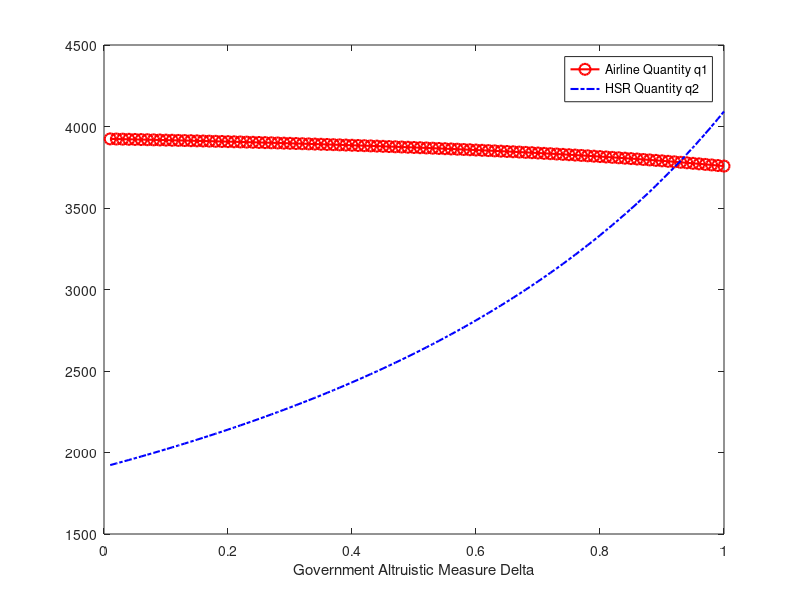
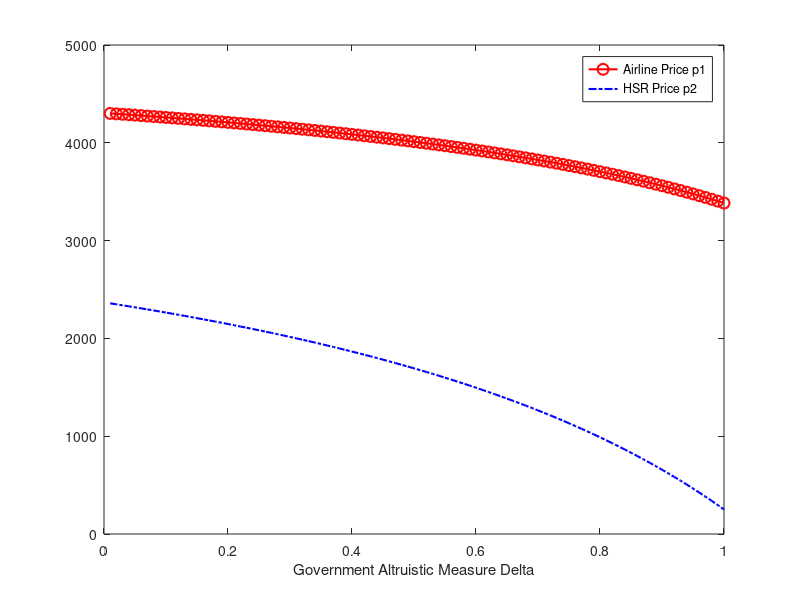
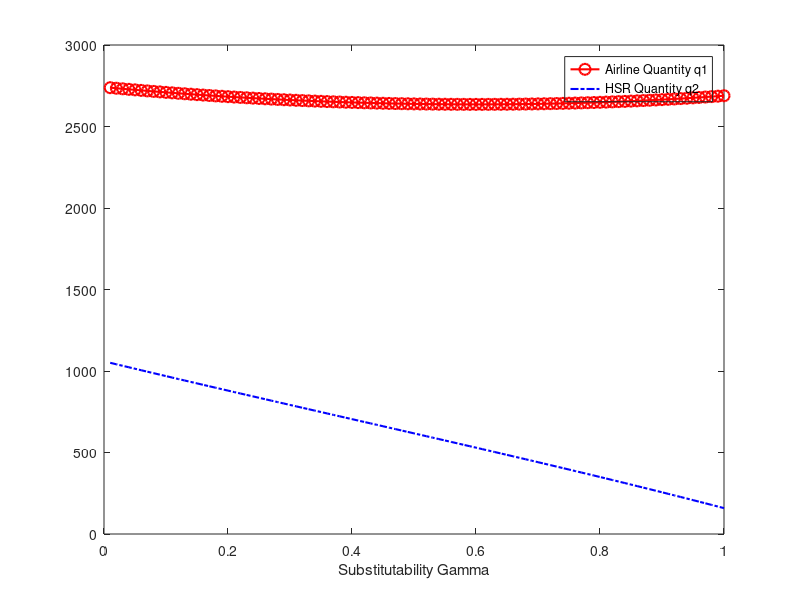
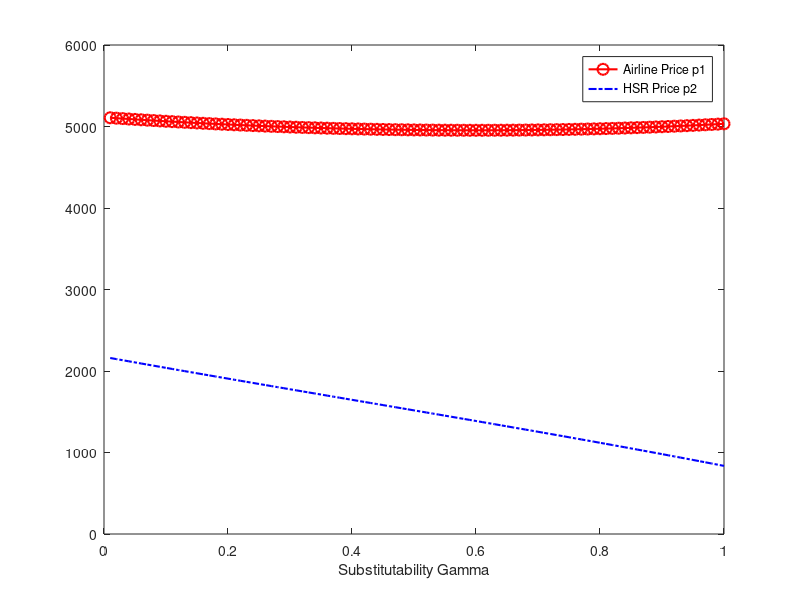

These figures' MATLAB source, in order:
%1=Airline 
%2=HSR
clc;
clear all;
close all;
Gam = 0.01:0.01:1;     %Substitutability factor between HSR & Airline
Del = 0.01*(1:1:100);  %Government altruistic measure
C(1) = 1000; %rupees spent per airline passenger
C(2) = 600;  %rupees spent per HSR passenger
v(1) = 300; %value of travel time
v(2) = 150; %value of access time
v(3) = 50; %value of waiting time
tatr = 1+(0.01:0.01:1)*2; %airline travel time
taac = 0.02*(1:1:100);  %airline access time*
tawt = 0.01*(1:1:100);  %airline waiting time*
thtr = 1+(1:1:100)*0.09;  %HSR travel time*
thac = 0.01*(1:1:100);  %HSR access time*
thwt = 0.005*(1:1:100); %HSR waiting time

Alp1 = 5000+(1:1:100)*100; %highest willingness to pay for an airline seat
Alp2 = 3000+(1:1:100)*50;  %highest willingness to pay for a HSR seat
Bet1 = 1+(0.01:0.01:1);    %demand sensitivity for airline*
Bet2 = 1+(0.01:0.01:1);    %demand sensitivity for HSR*

width = 3;
height = 3;
alw = 0.75;
fsz = 11;
lw = 1.5;
msz = 8;

for i=1:1:100
   X = C(1)+v(1)*tatr(50)+v(2)*taac(50)+v(3)*tawt(50);
   Y = C(2)+v(1)*thtr(50)+v(2)*thac(50)+v(3)*thwt(50);
   Z(i) = 2*Bet1(1)*Bet2(1)*(2-Del(i));
   q1(i) = max(((Gam(50)*Y - X*Bet2(1)*(2-Del(i)) + Alp1(50)*Bet2(1)*(2-Del(i)) - Gam(50)*Alp2(50))/(Z(i) - (Gam(50)^2))),0);
   q2(i) = max(((2*Bet1(1)*Alp2(100) - 2*Bet1(1)*Y + X*Gam(50) - Alp1(50)*Gam(50))/(Z(i) - (Gam(50)^2))),0);
   p1(i) = max(Alp1(50)-Bet1(1)*q1(i)-Gam(50)*q2(i)-X+C(1),0);
   p2(i) = max(Alp2(100)-Bet2(1)*q2(i)-Gam(50)*q1(i)-Y+C(2),0);
end

figure('Name','Quantities vs Government Altruistic Measure','NumberTitle','off');
set(gca,'FontSize',fsz,'LineWidth',alw);
plot(Del,q1,'-ro','LineWidth',lw,'MarkerSize',msz); 
hold on;
xlabel('Government Altruistic Measure Delta');
plot(Del,q2,'-.b','LineWidth',lw,'MarkerSize',msz);
h=legend('Airline Quantity q1','HSR Quantity q2','Location', 'NorthEast');
set(h,'Interpreter','none');
set(h, 'Color', 'none');

figure('Name','Prices vs Government Altruistic Measure','NumberTitle','off');
set(gca,'FontSize',fsz,'LineWidth',alw);
plot(Del,p1,'-ro','LineWidth',lw,'MarkerSize',msz);
hold on;
xlabel('Government Altruistic Measure Delta');
plot(Del,p2,'-.b','LineWidth',lw,'MarkerSize',msz);
h=legend('Airline Price p1','HSR Price p2','Location', 'NorthEast');
set(h,'Interpreter','none');
set(h, 'Color', 'none');

for i=1:1:100
   X = C(1)+v(1)*tatr(50)+v(2)*taac(50)+v(3)*tawt(50);
   Y = C(2)+v(1)*thtr(50)+v(2)*thac(50)+v(3)*thwt(50);
   Z = 2*Bet1(50)*Bet2(50)*(2-Del(1));
   q1(i) = max(((Gam(i)*Y - X*Bet2(50)*(2-Del(1)) + Alp1(50)*Bet2(50)*(2-Del(1)) - Gam(i)*Alp2(50))/(Z - Gam(i)^2)),0);
   q2(i) = max((2*Bet1(50)*Alp2(50) - 2*Bet1(50)*Y + X*Gam(i) - Alp1(50)*Gam(i))/(Z - Gam(i)^2),0);
   p1(i) = max(Alp1(50)-Bet1(50)*q1(i)-Gam(i)*q2(i)-X+C(1),0);
   p2(i) = max(Alp2(50)-Bet2(50)*q2(i)-Gam(i)*q1(i)-Y+C(2),0);
end

figure('Name','Quantities vs Substitutability','NumberTitle','off');
set(gca,'FontSize',fsz,'LineWidth',alw);
plot(Gam,q1,'-ro','LineWidth',lw,'MarkerSize',msz);
hold on;
plot(Gam,q2,'-.b','LineWidth',lw,'MarkerSize',msz);
xlabel('Substitutability Gamma');
h=legend('Airline Quantity q1','HSR Quantity q2','Location', 'NorthEast');
set(h,'Interpreter','none');
set(h, 'Color', 'none');

figure('Name','Prices vs Substitutability','NumberTitle','off');
set(gca,'FontSize',fsz,'LineWidth',alw);
plot(Gam,p1,'-ro','LineWidth',lw,'MarkerSize',msz);
hold on;
xlabel('Substitutability Gamma');
plot(Gam,p2,'-.b','LineWidth',lw,'MarkerSize',msz);
h=legend('Airline Price p1','HSR Price p2','Location', 'NorthEast');
set(h,'Interpreter','none');
set(h, 'Color', 'none');

for i=1:1:100
   X(i) = C(1)+v(1)*tatr(50)+v(2)*taac(i)+v(3)*tawt(50);
   Y = C(2)+v(1)*thtr(50)+v(2)*thac(50)+v(3)*thwt(50);
   Z = 2*Bet1(50)*Bet2(50)*(2-Del(50));
   q1(i) = max(((Gam(50)*Y - X(i)*Bet2(50)*(2-Del(50)) + Alp1(50)*Bet2(50)*(2-Del(50)) - Gam(50)*Alp2(50))/(Z - Gam(50)^2)),0);
   q2(i) = max((2*Bet1(50)*Alp2(50) - 2*Bet1(50)*Y + X(i)*Gam(50) - Alp1(50)*Gam(50))/(Z - Gam(50)^2),0);
   p1(i) = max(Alp1(50)-Bet1(50)*q1(i)-Gam(50)*q2(i)-X(i)+C(1),0);
   p2(i) = max(Alp2(50)-Bet2(50)*q2(i)-Gam(50)*q1(i)-Y+C(2),0);
end

figure('Name','Quantities vs Airport Access Time','NumberTitle','off');
set(gca,'FontSize',fsz,'LineWidth',alw);
plot(taac,q1,'-ro','LineWidth',lw,'MarkerSize',msz);
hold on;
plot(taac,q2,'-.b','LineWidth',lw,'MarkerSize',msz);
xlabel('Airport Access Time');
h=legend('Airline Quantity q1','HSR Quantity q2','Location', 'NorthEast');
set(h,'Interpreter','none');
set(h, 'Color', 'none');

figure('Name','Prices vs Airport Access Time','NumberTitle','off');
set(gca,'FontSize',fsz,'LineWidth',alw);
plot(taac,p1,'-ro','LineWidth',lw,'MarkerSize',msz);
hold on;
plot(taac,p2,'-.b','LineWidth',lw,'MarkerSize',msz);
xlabel('Airport Access Time');
h=legend('Airline Price p1','HSR Price p2','Location', 'NorthEast');
set(h,'Interpreter','none');
set(h, 'Color', 'none');

for i=1:1:100
   X(i) = C(1)+v(1)*tatr(50)+v(2)*taac(50)+v(3)*tawt(i);
   Y = C(2)+v(1)*thtr(50)+v(2)*thac(50)+v(3)*thwt(50);
   Z = 2*Bet1(50)*Bet2(50)*(2-Del(50));
   q1(i) = max(((Gam(50)*Y - X(i)*Bet2(50)*(2-Del(50)) + Alp1(50)*Bet2(50)*(2-Del(50)) - Gam(50)*Alp2(50))/(Z - Gam(50)^2)),0);
   q2(i) = max((2*Bet1(50)*Alp2(50) - 2*Bet1(50)*Y + X(i)*Gam(50) - Alp1(50)*Gam(50))/(Z - Gam(50)^2),0);
   p1(i) = max(Alp1(50)-Bet1(50)*q1(i)-Gam(50)*q2(i)-X(i)+C(1),0);
   p2(i) = max(Alp2(50)-Bet2(50)*q2(i)-Gam(50)*q1(i)-Y+C(2),0);
end

figure('Name','Quantities vs Airport Waiting Time','NumberTitle','off');
set(gca,'FontSize',fsz,'LineWidth',alw);
plot(tawt,q1,'-ro','LineWidth',lw,'MarkerSize',msz);
hold on;
plot(tawt,q2,'-.b','LineWidth',lw,'MarkerSize',msz);
xlabel('Airport Waiting Time');
h=legend('Airline Quantity q1','HSR Quantity q2','Location', 'NorthEast');
set(h,'Interpreter','none');
set(h, 'Color', 'none');

figure('Name','Prices vs Airport Waiting Time','NumberTitle','off');
set(gca,'FontSize',fsz,'LineWidth',alw);
plot(tawt,p1,'-ro','LineWidth',lw,'MarkerSize',msz);
hold on;
plot(tawt,p2,'-.b','LineWidth',lw,'MarkerSize',msz);
xlabel('Airport Waiting Time');
h=legend('Airline Price p1','HSR Price p2','Location', 'NorthEast');
set(h,'Interpreter','none');
set(h, 'Color', 'none');

for i=1:1:100
   X = C(1)+v(1)*tatr(50)+v(2)*taac(50)+v(3)*tawt(50);
   Y(i) = C(2)+v(1)*thtr(i)+v(2)*thac(50)+v(3)*thwt(50);
   Z = 2*Bet1(50)*Bet2(50)*(2-Del(50));
   q1(i) = max(((Gam(50)*Y(i) - X*Bet2(50)*(2-Del(50)) + Alp1(50)*Bet2(50)*(2-Del(50)) - Gam(50)*Alp2(50))/(Z - Gam(50)^2)),0);
   q2(i) = max((2*Bet1(50)*Alp2(50) - 2*Bet1(50)*Y(i) + X*Gam(50) - Alp1(50)*Gam(50))/(Z - Gam(50)^2),0);
   p1(i) = max(Alp1(50)-Bet1(50)*q1(i)-Gam(50)*q2(i)-X+C(1),0);
   p2(i) = max(Alp2(50)-Bet2(50)*q2(i)-Gam(50)*q1(i)-Y(i)+C(2),0);
end

figure('Name','Quantities vs HSR Distance Travelled (HSR Speed = 200 kmph)','NumberTitle','off');
set(gca,'FontSize',fsz,'LineWidth',alw);
plot(thtr*100,q1,'-ro','LineWidth',lw,'MarkerSize',msz);
hold on;
plot(thtr*200,q2,'-.b','LineWidth',lw,'MarkerSize',msz);
xlabel('HSR Distance Travelled (HSR Speed = 200 kmph)');
h=legend('Airline Quantity q1','HSR Quantity q2','Location', 'NorthEast');
set(h,'Interpreter','none');
set(h, 'Color', 'none');

figure('Name','Quantities vs HSR Distance Travelled (HSR Speed = 300 kmph)','NumberTitle','off');
set(gca,'FontSize',fsz,'LineWidth',alw);
plot(thtr*300,q1,'-ro','LineWidth',lw,'MarkerSize',msz);
hold on;
plot(thtr*300,q2,'-.b','LineWidth',lw,'MarkerSize',msz);
xlabel('HSR Distance Travelled (HSR Speed = 300 kmph)');
h=legend('Airline Quantity q1','HSR Quantity q2','Location', 'NorthEast');
set(h,'Interpreter','none');
set(h, 'Color', 'none');

figure('Name','Prices vs HSR Distance Travelled (HSR Speed = 200 kmph)','NumberTitle','off');
set(gca,'FontSize',fsz,'LineWidth',alw);
plot(thtr*200,p1,'-ro','LineWidth',lw,'MarkerSize',msz);
hold on;
plot(thtr*200,p2,'-.b','LineWidth',lw,'MarkerSize',msz);
xlabel('HSR Distance Travelled (HSR Speed = 200 kmph)');
h=legend('Airline Price p1','HSR Price p2','Location', 'NorthEast');
set(h,'Interpreter','none');
set(h, 'Color', 'none');

figure('Name','Prices vs HSR Distance Travelled (HSR Speed = 300 kmph)','NumberTitle','off');
set(gca,'FontSize',fsz,'LineWidth',alw);
plot(thtr*300,p1,'-ro','LineWidth',lw,'MarkerSize',msz);
hold on;
plot(thtr*300,p2,'-.b','LineWidth',lw,'MarkerSize',msz);
xlabel('HSR Distance Travelled (HSR Speed = 300 kmph)');
h=legend('Airline Price p1','HSR Price p2','Location', 'NorthEast');
set(h,'Interpreter','none');
set(h, 'Color', 'none');

for i=1:1:100
   X = C(1)+v(1)*tatr(50)+v(2)*taac(50)+v(3)*tawt(50);
   Y(i) = C(2)+v(1)*thtr(50)+v(2)*thac(i)+v(3)*thwt(50);
   Z = 2*Bet1(50)*Bet2(50)*(2-Del(1));
   q1(i) = max(((Gam(50)*Y(i) - X*Bet2(50)*(2-Del(1)) + Alp1(50)*Bet2(50)*(2-Del(1)) - Gam(50)*Alp2(50))/(Z - Gam(50)^2)),0);
   q2(i) = max((2*Bet1(50)*Alp2(50) - 2*Bet1(50)*Y(i) + X*Gam(50) - Alp1(50)*Gam(50))/(Z - Gam(50)^2),0);
   p1(i) = max(Alp1(50)-Bet1(50)*q1(i)-Gam(50)*q2(i)-X+C(1),0);
   p2(i) = max(Alp2(50)-Bet2(50)*q2(i)-Gam(50)*q1(i)-Y(i)+C(2),0);
end

figure('Name','Quantities vs HSR access Time','NumberTitle','off');
set(gca,'FontSize',fsz,'LineWidth',alw);
plot(thac,q1,'-ro','LineWidth',lw,'MarkerSize',msz);
hold on;
plot(thac,q2,'-.b','LineWidth',lw,'MarkerSize',msz);
xlabel('HSR Access Time');
h=legend('Airline Quantity q1','HSR Quantity q2','Location', 'NorthEast');
set(h,'Interpreter','none');
set(h, 'Color', 'none');

figure('Name','Prices vs HSR Access Time','NumberTitle','off');
set(gca,'FontSize',fsz,'LineWidth',alw);
plot(thac,p1,'-ro','LineWidth',lw,'MarkerSize',msz);
hold on;
plot(thac,p2,'-.b','LineWidth',lw,'MarkerSize',msz);
xlabel('HSR Access Time');
h=legend('Airline Price p1','HSR Price p2','Location', 'NorthEast');
set(h,'Interpreter','none');
set(h, 'Color', 'none');

for i=1:1:100
   X = C(1)+v(1)*tatr(50)+v(2)*taac(50)+v(3)*tawt(50);
   Y = C(2)+v(1)*thtr(50)+v(2)*thac(50)+v(3)*thwt(50);
   Z = 2*Bet1(50)*Bet2(50)*(2-Del(50));
   q1(i) = max(((Gam(50)*Y - X*Bet2(50)*(2-Del(50)) + Alp1(i)*Bet2(50)*(2-Del(50)) - Gam(50)*Alp2(50))/(Z - Gam(50)^2)),0);
   q2(i) = max((2*Bet1(50)*Alp2(50) - 2*Bet1(50)*Y + X*Gam(50) - Alp1(i)*Gam(50))/(Z - Gam(50)^2),0);
   p1(i) = max(Alp1(i)-Bet1(50)*q1(i)-Gam(50)*q2(i)-X+C(1),0);
   p2(i) = max(Alp2(50)-Bet2(50)*q2(i)-Gam(50)*q1(i)-Y+C(2),0);
end

figure('Name','Quantities vs Airline Highest Willingness to Pay','NumberTitle','off');
set(gca,'FontSize',fsz,'LineWidth',alw);
plot(Alp1,q1,'-ro','LineWidth',lw,'MarkerSize',msz);
hold on;
plot(Alp1,q2,'-.b','LineWidth',lw,'MarkerSize',msz);
xlabel('Airline Highest Willingness to Pay');
h=legend('Airline Quantity q1','HSR Quantity q2','Location', 'NorthEast');
set(h,'Interpreter','none');
set(h, 'Color', 'none');

figure('Name','Prices vs Airline Highest Willingness to Pay','NumberTitle','off');
set(gca,'FontSize',fsz,'LineWidth',alw);
plot(Alp1,p1,'-ro','LineWidth',lw,'MarkerSize',msz);
hold on;
plot(Alp1,p2,'-.b','LineWidth',lw,'MarkerSize',msz);
xlabel('Airline Highest Willingness to Pay');
h=legend('Airline Price p1','HSR Price p2','Location', 'NorthEast');
set(h,'Interpreter','none');
set(h, 'Color', 'none');

for i=1:1:100
   X = C(1)+v(1)*tatr(50)+v(2)*taac(50)+v(3)*tawt(50);
   Y = C(2)+v(1)*thtr(50)+v(2)*thac(50)+v(3)*thwt(50);
   Z = 2*Bet1(50)*Bet2(50)*(2-Del(50));
   q1(i) = max(((Gam(50)*Y - X*Bet2(50)*(2-Del(50)) + Alp1(50)*Bet2(50)*(2-Del(50)) - Gam(50)*Alp2(i))/(Z - Gam(50)^2)),0);
   q2(i) = max((2*Bet1(50)*Alp2(i) - 2*Bet1(50)*Y + X*Gam(50) - Alp1(50)*Gam(50))/(Z - Gam(50)^2),0);
   p1(i) = max(Alp1(50)-Bet1(50)*q1(i)-Gam(50)*q2(i)-X+C(1),0);
   p2(i) = max(Alp2(i)-Bet2(50)*q2(i)-Gam(50)*q1(i)-Y+C(2),0);
end

figure('Name','Quantities vs HSR Highest Willingness to Pay','NumberTitle','off');
set(gca,'FontSize',fsz,'LineWidth',alw);
plot(Alp2,q1,'-ro','LineWidth',lw,'MarkerSize',msz);
hold on;
plot(Alp2,q2,'-.b','LineWidth',lw,'MarkerSize',msz);
xlabel('Airline Highest Willingness to Pay');
h=legend('Airline Quantity q1','HSR Quantity q2','Location', 'NorthEast');
set(h,'Interpreter','none');
set(h, 'Color', 'none');

figure('Name','Prices vs HSR Highest Willingness to Pay','NumberTitle','off');
set(gca,'FontSize',fsz,'LineWidth',alw);
plot(Alp2,p1,'-ro','LineWidth',lw,'MarkerSize',msz);
hold on;
plot(Alp2,p2,'-.b','LineWidth',lw,'MarkerSize',msz);
xlabel('HSR Highest Willingness to Pay');
h=legend('Airline Price p1','HSR Price p2','Location', 'NorthEast');
set(h,'Interpreter','none');
set(h, 'Color', 'none');

for i=1:1:100
   X = C(1)+v(1)*tatr(50)+v(2)*taac(50)+v(3)*tawt(50);
   Y = C(2)+v(1)*thtr(50)+v(2)*thac(50)+v(3)*thwt(50);
   Z(i) = 2*Bet1(i)*Bet2(50)*(2-Del(50));
   q1(i) = max(((Gam(50)*Y - X*Bet2(50)*(2-Del(50)) + Alp1(50)*Bet2(50)*(2-Del(50)) - Gam(50)*Alp2(50))/(Z(i) - Gam(50)^2)),0);
   q2(i) = max((2*Bet1(i)*Alp2(50) - 2*Bet1(i)*Y + X*Gam(50) - Alp1(50)*Gam(50))/(Z(i) - Gam(50)^2),0);
   p1(i) = max(Alp1(50)-Bet1(i)*q1(i)-Gam(50)*q2(i)-X+C(1),0);
   p2(i) = max(Alp2(50)-Bet2(50)*q2(i)-Gam(50)*q1(i)-Y+C(2),0);
end

figure('Name','Quantities vs Airline Demand Sensitivity','NumberTitle','off');
set(gca,'FontSize',fsz,'LineWidth',alw);
plot(Bet1,q1,'-ro','LineWidth',lw,'MarkerSize',msz);
hold on;
plot(Bet1,q2,'-.b','LineWidth',lw,'MarkerSize',msz);
xlabel('Airline Demand Sensitivity');
h=legend('Airline Quantity q1','HSR Quantity q2','Location', 'NorthEast');
set(h,'Interpreter','none');
set(h, 'Color', 'none');

figure('Name','Prices vs Airline Demand Sensitivity','NumberTitle','off');
set(gca,'FontSize',fsz,'LineWidth',alw);
plot(Bet1,p1,'-ro','LineWidth',lw,'MarkerSize',msz);
hold on;
plot(Bet1,p2,'-.b','LineWidth',lw,'MarkerSize',msz);
xlabel('Airline Demand Sensitivity');
h=legend('Airline Price p1','HSR Price p2','Location', 'NorthEast');
set(h,'Interpreter','none');
set(h, 'Color', 'none');

for i=1:1:100
   X = C(1)+v(1)*tatr(50)+v(2)*taac(50)+v(3)*tawt(50);
   Y = C(2)+v(1)*thtr(50)+v(2)*thac(50)+v(3)*thwt(50);
   Z(i) = 2*Bet1(50)*Bet2(i)*(2-Del(50));
   q1(i) = max(((Gam(50)*Y - X*Bet2(i)*(2-Del(50)) + Alp1(50)*Bet2(i)*(2-Del(50)) - Gam(50)*Alp2(50))/(Z(i) - Gam(50)^2)),0);
   q2(i) = max((2*Bet1(50)*Alp2(50) - 2*Bet1(50)*Y + X*Gam(50) - Alp1(50)*Gam(50))/(Z(i) - Gam(50)^2),0);
   p1(i) = max(Alp1(50)-Bet1(50)*q1(i)-Gam(50)*q2(i)-X+C(1),0);
   p2(i) = max(Alp2(50)-Bet2(i)*q2(i)-Gam(50)*q1(i)-Y+C(2),0);
end

figure('Name','Quantities vs HSR Demand Sensitivity','NumberTitle','off');
set(gca,'FontSize',fsz,'LineWidth',alw);
plot(Bet2,q1,'-ro','LineWidth',lw,'MarkerSize',msz);
hold on;
plot(Bet2,q2,'-.b','LineWidth',lw,'MarkerSize',msz);
xlabel('HSR Demand Sensitivity');
h=legend('Airline Quantity q1','HSR Quantity q2','Location', 'NorthEast');
set(h,'Interpreter','none');
set(h, 'Color', 'none');

figure('Name','Prices vs HSR Demand Sensitivity','NumberTitle','off');
set(gca,'FontSize',fsz,'LineWidth',alw);
plot(Bet2,p1,'-ro','LineWidth',lw,'MarkerSize',msz);
hold on;
plot(Bet2,p2,'-.b','LineWidth',lw,'MarkerSize',msz);
xlabel('HSR Demand Sensitivity');
h=legend('Airline Price p1','HSR Price p2','Location', 'NorthEast');
set(h,'Interpreter','none');
set(h, 'Color', 'none');

% Frequency extension %%%%%%%%%%%%%%%%%%%%%%%%%%%%%

AlpAL = 4000 + (1:1:100)*40;
AlpAB = 20000 + (1:1:100)*40;
AlpHL = 1000 + (1:1:100)*20;
AlpHB = 9000 + (1:1:100)*20;
Tau = (1:1:100)*0.01;
GamL = 0.7;
GamB = 0.3;
Kaa = 80;
Ka = 2000;
Kaaa = 3000;
Khh = 30;
Kh = 1000;
Khhh = 1500;
Gamf = 1;
ca=1000;
ch=600;

for i=1:1:100
   Alp1(i) = AlpAL(50) + (AlpAB(50) - AlpAL(50))*Tau(i);
   Alp2(i) = AlpHL(50) + (AlpHB(50) - AlpHL(50))*Tau(i);
   Gam(i) = GamL - (GamL - GamB)*Tau(i);
   X = ca+v(1)*tatr(50)+v(2)*taac(50)+v(3)*tawt(50);
   Y = ch+v(1)*thtr(50)+v(2)*thac(50)+v(3)*thwt(50);
   A(i) = (Alp1(i)-X+Gamf*(Ka/(2*Kaa)))/(2*Bet1(1));
   B(i) = (Khh*Gam(i)/Bet1(1))*(Alp2(i)-Y+Gamf*(Kh/(2*Khh)))/((2-Del(1))*2*Bet2(1)*Khh-(Gamf^2)*Del(1));
   C(i) = 1-((Gamf^2)/(4*Bet1(1)*Kaa))-(((Gam(i)^2)*Khh)/(Bet1(1)*((2-Del(1))*2*Bet2(1)*Khh-(Gamf^2)*Del(1))));
   D(i) = (Alp2(i)-Y+Gamf*(Kh/(2*Khh)))/(Bet2(1)*(2-Del(1)));
   E(i) = ((Alp1(i)-X+Gamf*(Ka/(2*Kaa)))*2*Gam(i)*Kaa)/(Bet2(1)*(2-Del(1))*(4*Bet1(1)*Kaa-(Gamf^2)));
   F(i) = 1-(((Gamf^2)*Del(1))/((2-Del(1))*2*Bet2(1)*Khh))-(((Gam(i)^2)*Kaa*2)/((2-Del(1))*Bet2(1)*(4*Bet1(1)*Kaa-(Gamf^2))));
   q1(i) = max((A(i)-B(i))/C(i),0);
   q1(i) = min(q1(i),4000);
   q2(i) = max((D(i)-E(i))/F(i),0);
   q2(i) = min(q2(i),1500);
   f1(i) = max((Gamf*q1(i)+Ka)/(2*Kaa),0);
   f1(i) = min(f1(i),q1(i)/200);
   f2(i) = max((Del(1)*Gamf*q2(i)+Kh)/(2*Khh),0);
   f2(i) = min (f2(i),3);
   p1(i) = max(Alp1(i)-Bet1(1)*q1(i)-Gam(i)*q2(i)-X+ca+Gamf*f1(i),0);
   p2(i) = max(Alp2(i)-Bet2(1)*q2(i)-Gam(i)*q1(i)-Y+ch+Gamf*f2(i),0);
   PRO1(i) = (p1(i)-ca)*q1(i) - f1(i)*(f1(i)*Kaa - Ka) - Kaaa;
   PRO2(i) = (p2(i)-ch)*q2(i) - f2(i)*(f2(i)*Khh - Kh) - Khhh;
   U(i) = Alp1(i)*q1(i)+Alp2(i)*q2(i)-0.5*(Bet1(1)*(q1(i)^2)+Bet2(1)*(q2(i)^2)+2*Gam(i)*q1(i)*q2(i));
   Tht1(i) = p1(i)+X-ca-Gamf*f1(i);
   Tht2(i) = p2(i)+Y-ch-Gamf*f2(i);
   SW(i) = U(i) - Tht1(i)*q1(i) - Tht2(i)*q2(i) + PRO1(i) +PRO2(i);
   Zh(i) = Del(1)*SW(i) + (1-Del(1))*PRO2(i);
end

figure('Name','Quantities vs Business Leisure Passenger Distribution for Frequency Extension','NumberTitle','off');
set(gca,'FontSize',fsz,'LineWidth',alw);
plot(Tau,q1,'-ro','LineWidth',lw,'MarkerSize',msz);
hold on;
plot(Tau,q2,'-.b','LineWidth',lw,'MarkerSize',msz);
xlabel('Business Leisure Passenger Distribution Tau');
h=legend('Airline Quantity q1','HSR Quantity q2','Location', 'NorthEast');
set(h,'Interpreter','none');
set(h, 'Color', 'none');

figure('Name','Prices vs Business Leisure Passenger Distribution for Frequency Extension','NumberTitle','off');
set(gca,'FontSize',fsz,'LineWidth',alw);
plot(Tau,p1,'-ro','LineWidth',lw,'MarkerSize',msz);
hold on;
plot(Tau,p2,'-.b','LineWidth',lw,'MarkerSize',msz);
xlabel('Business Leisure Passenger Distribution Tau');
h=legend('Airline Price p1','HSR Price p2','Location', 'NorthEast');
set(h,'Interpreter','none');
set(h, 'Color', 'none');

figure('Name','Frequencies vs Business Leisure Passenger Distribution for Frequency Extension','NumberTitle','off');
set(gca,'FontSize',fsz,'LineWidth',alw);
plot(Tau,f1,'-ro','LineWidth',lw,'MarkerSize',msz);
hold on;
plot(Tau,f2,'-.b','LineWidth',lw,'MarkerSize',msz);
xlabel('Business Leisure Passenger Distribution Tau');
h=legend('Airline Frequency f1','HSR Frequency f2','Location', 'NorthEast');
set(h,'Interpreter','none');
set(h, 'Color', 'none');

figure('Name','Profits vs Business Leisure Passenger Distribution for Frequency Extension','NumberTitle','off');
set(gca,'FontSize',fsz,'LineWidth',alw);
plot(Tau,PRO1,'-ro','LineWidth',lw,'MarkerSize',msz);
hold on;
plot(Tau,PRO2,'-.b','LineWidth',lw,'MarkerSize',msz);
xlabel('Business Leisure Passenger Distribution Tau');
h=legend('Airline Profit PRO1','HSR Profit PRO2','Location', 'NorthEast');
set(h,'Interpreter','none');
set(h, 'Color', 'none');

figure('Name','Welfare vs Business Leisure Passenger Distribution for Frequency Extension','NumberTitle','off');
set(gca,'FontSize',fsz,'LineWidth',alw);
plot(Tau,SW,'-ro','LineWidth',lw,'MarkerSize',msz);
hold on;
plot(Tau,Zh,'-.b','LineWidth',lw,'MarkerSize',msz);
xlabel('Business Leisure Passenger Distribution Tau');
h=legend('Social Welfare SW','HSR Maximization function Zh','Location', 'NorthEast');
set(h,'Interpreter','none');
set(h, 'Color', 'none');

   Alp1(50) = AlpAL(50) + (AlpAB(50) - AlpAL(50))*Tau(50);
   Alp2(50) = AlpHL(50) + (AlpHB(50) - AlpHL(50))*Tau(50);
   Gam(50) = GamL - (GamL - GamB)*Tau(50);
   X = ca+v(1)*tatr(50)+v(2)*taac(50)+v(3)*tawt(50);
   Y = ch+v(1)*thtr(50)+v(2)*thac(50)+v(3)*thwt(50);
   A = (Alp1(50)-X+Gamf*(Ka/(2*Kaa)))/(2*Bet1(50));
   
 for i=1:1:100
   B(i) = (Khh*Gam(50)/Bet1(50))*(Alp2(50)-Y+Gamf*(Kh/(2*Khh)))/((2-Del(i))*2*Bet2(50)*Khh-(Gamf^2)*Del(i));
   C(i) = 1-((Gamf^2)/(4*Bet1(50)*Kaa))-(((Gam(50)^2)*Khh)/(Bet1(50)*((2-Del(i))*2*Bet2(50)*Khh-(Gamf^2)*Del(i))));
   D(i) = (Alp2(50)-Y+Gamf*(Kh/(2*Khh)))/(Bet2(50)*(2-Del(i)));
   E(i) = ((Alp1(50)-X+Gamf*(Ka/(2*Kaa)))*2*Gam(50)*Kaa)/(Bet2(50)*(2-Del(i))*(4*Bet1(50)*Kaa-Gamf^2));
   F(i) = 1-(((Gamf^2)*Del(i))/((2-Del(i))*2*Bet2(50)*Khh))-(((Gam(50)^2)*Kaa*2)/((2-Del(i))*Bet2(50)*(4*Bet1(50)*Kaa-(Gamf^2))));
   q1(i) = max((A-B(i))/C(i),0);
   q1(i) = min(q1(i),4000);
   q2(i) = max((D(i)-E(i))/F(i),0);
   q2(i) = min(q2(i),1500);
   f1(i) = max((Gamf*q1(i)+Ka)/(2*Kaa),0);
   f1(i) = min(f1(i),q1(i)/200);
   f2(i) = max((Del(50)*Gamf*q2(i)+Kh)/(2*Khh),0);
   f2(i) = min (f2(i),3);
   p1(i) = max(Alp1(50)-Bet1(50)*q1(i)-Gam(50)*q2(i)-X+ca+Gamf*f1(i),0);
   p2(i) = max(Alp2(50)-Bet2(50)*q2(i)-Gam(50)*q1(i)-Y+ch+Gamf*f2(i),0);
   PRO1(i) = (p1(i)-ca)*q1(i) - f1(i)*(f1(i)*Kaa - Ka) - Kaaa;
   PRO2(i) = (p2(i)-ch)*q2(i) - f2(i)*(f2(i)*Khh - Kh) - Khhh;
   U(i) = Alp1(50)*q1(i)+Alp2(50)*q2(i)-0.5*(Bet1(50)*(q1(i)^2)+Bet2(50)*(q2(i)^2)+2*Gam(50)*q1(i)*q2(i));
   Tht1(i) = p1(i)+X-ca-Gamf*f1(i);
   Tht2(i) = p2(i)+Y-ch-Gamf*f2(i);
   SW(i) = U(i) - Tht1(i)*q1(i) - Tht2(i)*q2(i) + PRO1(i) +PRO2(i);
   Zh(i) = Del(i)*SW(i) + (1-Del(i))*PRO2(i);
end

figure('Name','Quantities vs Government Altruistic Measure for Frequency Extension','NumberTitle','off');
set(gca,'FontSize',fsz,'LineWidth',alw);
plot(Del,q1,'-ro','LineWidth',lw,'MarkerSize',msz);
hold on;
plot(Del,q2,'-.b','LineWidth',lw,'MarkerSize',msz);
xlabel('Government Altruistic Measure Del');
h=legend('Airline Quantity q1','HSR Quantity q2','Location', 'NorthEast');
set(h,'Interpreter','none');
set(h, 'Color', 'none');

figure('Name','Prices vs Government Altruistic Measure for Frequency Extension','NumberTitle','off');
set(gca,'FontSize',fsz,'LineWidth',alw);
plot(Del,p1,'-ro','LineWidth',lw,'MarkerSize',msz);
hold on;
plot(Del,p2,'-.b','LineWidth',lw,'MarkerSize',msz);
xlabel('Government Altruistic Measure Del');
h=legend('Airline Price p1','HSR Price p2','Location', 'NorthEast');
set(h,'Interpreter','none');
set(h, 'Color', 'none');

figure('Name','Frequencies vs Government Altruistic Measure for Frequency Extension','NumberTitle','off');
set(gca,'FontSize',fsz,'LineWidth',alw);
plot(Del,f1,'-ro','LineWidth',lw,'MarkerSize',msz);
hold on;
plot(Del,f2,'-.b','LineWidth',lw,'MarkerSize',msz);
xlabel('Government Altruistic Measure Del');
h=legend('Airline Frequency f1','HSR Frequency f2','Location', 'NorthEast');
set(h,'Interpreter','none');
set(h, 'Color', 'none');

figure('Name','Profits vs Government Altruistic Measure for Frequency Extension','NumberTitle','off');
set(gca,'FontSize',fsz,'LineWidth',alw);
plot(Del,PRO1,'-ro','LineWidth',lw,'MarkerSize',msz);
hold on;
plot(Del,PRO2,'-.b','LineWidth',lw,'MarkerSize',msz);
xlabel('Government Altruistic Measure Del');
h=legend('Airline Profit PRO1','HSR Profit PRO2','Location', 'NorthEast');
set(h,'Interpreter','none');
set(h, 'Color', 'none');

figure('Name','Welfare vs Government Altruistic Measure for Frequency Extension','NumberTitle','off');
set(gca,'FontSize',fsz,'LineWidth',alw);
plot(Del,SW,'-ro','LineWidth',lw,'MarkerSize',msz);
hold on;
plot(Del,Zh,'-.b','LineWidth',lw,'MarkerSize',msz);
xlabel('Government Altruistic Measure Delta');
h=legend('Social Welfare SW','HSR Maximization function Zh','Location', 'NorthEast');
set(h,'Interpreter','none');
set(h, 'Color', 'none');

%%%%HETEROGENOUS PASSENGER TYPE EXTENSION

Gam1 = 0.01:0.01:1; % Substitutability between HSR and leisure class
Gam2 = 0.01:0.01:1; % Substitutability between leisure and business classes on airline
cab = 1200;
cal = 900;
ch = 600;
vab(1) = 2000;
vab(2) = 500;
vab(3) = 1000;
val(1) = v(1);
val(2) = v(2);
val(3) = v(3);
vh(1) = 500;
vh(2) = 125;
vh(3) = 250;
Betal = 1+(0.01:0.01:1);
Betab = 1+(0.01:0.01:1);
Alp2 = 3000+(1:1:100)*70;  %highest willingness to pay for a HSR seat

Xab = cab + vab(1)*tatr(50)+vab(2)*taac(50)+vab(3)*tawt(50);
Xal = cal + val(1)*tatr(50)+val(2)*taac(50)+val(3)*tawt(50);
Xh = ch + vh(1)*thtr(50)+vh(2)*thac(50)+vh(3)*thwt(50);

for i=1:1:100
   Alp1(i) = AlpAL(50) + (AlpAB(50) - AlpAL(50))*Tau(i);
   Alp2(i) = AlpHL(50) + (AlpHB(50) - AlpHL(50))*Tau(i);
   %Gam(i) = GamL - (GamL - GamB)*Tau(i);
   %X = ca+v(1)*tatr(50)+v(2)*taac(50)+v(3)*tawt(50);
   %Y = ch+v(1)*thtr(50)+v(2)*thac(50)+v(3)*thwt(50);
   %A(i) = (Alp1(i)-X+Gamf*(Ka/(2*Kaa)))/(2*Bet1(50));
   %B(i) = (Khh*Gam(i)/Bet1(50))*(Alp2(i)-Y+Gamf*(Kh/(2*Khh)))/((Del(50)-2)*2*Bet2(50)*Khh-(Gamf^2)*Del(50));
   %C(i) = 1-((Gamf^2)/4*Bet1(50)*Kaa)-(((Gam(i)^2)*Khh)/(Bet1(50)*((Del(50)-2)*2*Bet2(50)*Khh-(Gamf^2)*Del(50))));
   %D(i) = (Alp2(i)-Y+Gamf*(Kh/(2*Khh)))/(Bet2(50)*(Del(50)-2));
   %E(i) = ((Alp1(i)-X+Gamf*(Ka/(2*Kaa)))*2*Gam(i)*Kaa)/(Bet2(50)*(Del(50)-2)*(4*Bet1(50)*Kaa-Gamf^2));
   %F(i) = 1-(((Gamf^2)*Del(50))/((Del(50)-2)*2*Bet2(50)*Khh))-(((Gam(i)^2)*Kaa*2)/((Del(50)-2)*Bet2(50)*(4*Bet1(50)*Kaa-(Gamf^2))));   
   qal(i) = max(((2*Betab(50)-Gam1(50))*(2-Del(50))*Bet2(50)*Alp1(i)-2*Gam2(50)*Betab(50)*Alp2(i)+(2-Del(50))*Gam1(50)*Bet2(50)*Xab+2*Gam2(50)*Betab(50)*Xh-(2-Del(50))*2*Betab(50)*Bet2(50)*Xal)/(4*(2-Del(50))*Betal(50)*Betab(50)*Bet2(50)-(Gam1(50)^2)*Bet2(50)*(2-Del(50))-(Gam2(50)^2)*Betab(50)),0);
   qab(i) = max((Alp1(i) - Gam1(50)*qal(i) - Xab)/(2*Betab(50)),0);                                                                                        %2*Betal(50)*Betab(50)*Xab
   qh(i) = max((Alp2(i) - Gam2(50)*qal(i) - Xh)/((2-Del(50))*Bet2(50)),0);
   %f1(i) = (Gamf*q1(i)+Ka)/(2*Kaa);
   %f2(i) = (Del(50)*Gamf*q2(i)+Kh)/(2*Khh);
   pab(i) = max(Alp1(i)-Betab(50)*qab(i)-Gam1(50)*qal(i)-Xab+cab,0);
   pal(i) = max(Alp1(i)-Betal(50)*qal(i)-Gam1(50)*qab(i)-Gam2(50)*qh(i)-Xal+cal,0);
   pal(i) = min(pal(i),pab(i)-500);
   ph(i) = max(Alp2(i)-Bet2(50)*qh(i)-Gam2(50)*qal(i)-Xh+ch,0);
   PRO1(i) = (pab(i)-cab)*qab(i) + (pal(i)-cal)*qal(i) - Ka;
   PRO2(i) = (ph(i)-ch)*qh(i) - Kh;
   U(i) = AlpAL(50)*qal(i)+AlpAB(50)*qab(i)+Alp2(i)*qh(i)-0.5*(Betal(50)*(qal(i)^2) + Betab(50)*(qab(i)^2) + Bet2(50)*(qh(i)^2)+2*Gam1(50)*qal(i)*qab(i)+2*Gam2(50)*qal(i)*qh(i));
   Thtab(i) = pab(i)+Xab-cab;
   Thtal(i) = pal(i)+Xal-cal;
   Thth(i) = ph(i)+Xh-ch;
   SW(i) = U(i) - Thtab(i)*qab(i) - Thtal(i)*qal(i) - Thth(i)*qh(i) + PRO1(i) + PRO2(i);
   Zh(i) = Del(50)*SW(i) + (1-Del(50))*PRO2(i);
end

figure('Name','Quantities vs Business Leisure Passenger Distribution for Heterogeneous Extension','NumberTitle','off');
set(gca,'FontSize',fsz,'LineWidth',alw);
plot(Tau,qal,'-ro','LineWidth',lw,'MarkerSize',msz);
hold on;
plot(Tau,qab,'-.g','LineWidth',lw,'MarkerSize',msz);
hold on;
plot(Tau,qh,'b');
xlabel('Business Leisure Passenger Distribution Tau');
h=legend('Airline Leisure Quantity qal','Airline Business Quantity qab','HSR Quantity qh','Location','NorthEast');
set(h,'Interpreter','none');
set(h, 'Color', 'none');

figure('Name','Prices vs Business Leisure Passenger Distribution for Heterogeneous Extension','NumberTitle','off');
set(gca,'FontSize',fsz,'LineWidth',alw);
plot(Tau,pal,'-ro','LineWidth',lw,'MarkerSize',msz);
hold on;
plot(Tau,pab,'-.g','LineWidth',lw,'MarkerSize',msz);
hold on;
plot(Tau,ph,'b');
xlabel('Business Leisure Passenger Distribution Tau');
h=legend('Airline Leisure Price pal','Airline Business Price pab','HSR Price ph','Location','NorthEast');
set(h,'Interpreter','none');
set(h, 'Color', 'none');

figure('Name','Profits vs Business Leisure Passenger Distribution for Heterogeneous Extension','NumberTitle','off');
set(gca,'FontSize',fsz,'LineWidth',alw);
plot(Tau,PRO1,'-ro','LineWidth',lw,'MarkerSize',msz);
hold on;
plot(Tau,PRO2,'-.b','LineWidth',lw,'MarkerSize',msz);
xlabel('Business Leisure Passenger Distribution Tau');
h=legend('Airline Profit PRO1','HSR Profit PRO2','Location','NorthEast');
set(h,'Interpreter','none');
set(h, 'color', 'none');

figure('Name','Welfare vs Business Leisure Passenger Distribution for Heterogeneous Extension','NumberTitle','off');
set(gca,'FontSize',fsz,'LineWidth',alw);
plot(Tau,SW,'-ro','LineWidth',lw,'MarkerSize',msz);
hold on;
plot(Tau,Zh,'-.b','LineWidth',lw,'MarkerSize',msz);
xlabel('Business Leisure Passenger Distribution Tau');
h=legend('Social Welfare SW','HSR Maximization function Zh','Location','NorthEast');
set(h,'Interpreter','none');
set(h, 'Color', 'none');

for i=1:1:100
   Alp1(50) = AlpAL(50) + (AlpAB(50) - AlpAL(50))*Tau(50);
   Alp2(50) = AlpHL(50) + (AlpHB(50) - AlpHL(50))*Tau(50);
   %Gam(i) = GamL - (GamL - GamB)*Tau(i);
   %X = ca+v(1)*tatr(50)+v(2)*taac(50)+v(3)*tawt(50);
   %Y = ch+v(1)*thtr(50)+v(2)*thac(50)+v(3)*thwt(50);
   %A(i) = (Alp1(i)-X+Gamf*(Ka/(2*Kaa)))/(2*Bet1(50));
   %B(i) = (Khh*Gam(i)/Bet1(50))*(Alp2(i)-Y+Gamf*(Kh/(2*Khh)))/((Del(50)-2)*2*Bet2(50)*Khh-(Gamf^2)*Del(50));
   %C(i) = 1-((Gamf^2)/4*Bet1(50)*Kaa)-(((Gam(i)^2)*Khh)/(Bet1(50)*((Del(50)-2)*2*Bet2(50)*Khh-(Gamf^2)*Del(50))));
   %D(i) = (Alp2(i)-Y+Gamf*(Kh/(2*Khh)))/(Bet2(50)*(Del(50)-2));
   %E(i) = ((Alp1(i)-X+Gamf*(Ka/(2*Kaa)))*2*Gam(i)*Kaa)/(Bet2(50)*(Del(50)-2)*(4*Bet1(50)*Kaa-Gamf^2));
   %F(i) = 1-(((Gamf^2)*Del(50))/((Del(50)-2)*2*Bet2(50)*Khh))-(((Gam(i)^2)*Kaa*2)/((Del(50)-2)*Bet2(50)*(4*Bet1(50)*Kaa-(Gamf^2))));
   qal(i) = max(((2*Betab(50)-Gam1(i))*(2-Del(50))*Bet2(50)*Alp1(50)-2*Gam2(50)*Betab(50)*Alp2(50)+(2-Del(50))*Gam1(i)*Bet2(50)*Xab+2*Gam2(50)*Betab(50)*Xh-(2-Del(50))*2*Betab(50)*Bet2(50)*Xal)/(4*(2-Del(50))*Betal(50)*Betab(50)*Bet2(50)-(Gam1(i)^2)*Bet2(50)*(2-Del(50))-(Gam2(50)^2)*Betab(50)),0);
   qab(i) = max((Alp1(50) - Gam1(i)*qal(i) - Xab)/(2*Betab(50)),0);
   qh(i) = max((Alp2(50) - Gam2(50)*qal(i) - Xh)/((2-Del(50))*Bet2(50)),0);
   %f1(i) = (Gamf*q1(i)+Ka)/(2*Kaa);
   %f2(i) = (Del(50)*Gamf*q2(i)+Kh)/(2*Khh);
   pab(i) = max(Alp1(50)-Betab(50)*qab(i)-Gam1(i)*qal(i)-Xab+cab,0);
   pal(i) = max(Alp1(50)-Betal(50)*qal(i)-Gam1(i)*qab(i)-Gam2(50)*qh(i)-Xal+cal,0);
   pal(i) = min(pal(i),pab(i)-500);
   ph(i) = max(Alp2(50)-Bet2(50)*qh(i)-Gam2(50)*qal(i)-Xh+ch,0);
   PRO1(i) = (pab(i)-cab)*qab(i) + (pal(i)-cal)*qal(i) - Ka;
   PRO2(i) = (ph(i)-ch)*qh(i) - Kh;
   U(i) = AlpAB(50)*qab(i)+AlpAL(50)*qal(i)+Alp2(50)*qh(i)-0.5*(Betal(50)*(qal(i)^2)+Betab(50)*(qab(i)^2)+Bet2(50)*(qh(i)^2)+2*Gam1(i)*qal(i)*qab(i)+2*Gam2(50)*qal(i)*qh(i));
   Thtab(i) = pab(i)+Xab-cab;
   Thtal(i) = pal(i)+Xal-cal;
   Thth(i) = ph(i)+Xh-ch;
   SW(i) = U(i) - Thtab(i)*qab(i) - Thtal(i)*qal(i) - Thth(i)*qh(i) + PRO1(i) + PRO2(i);
   Zh(i) = Del(50)*SW(i) + (1-Del(50))*PRO2(i);
end

figure('Name','Quantities vs Business Leisure Substitutability for Heterogeneous Extension','NumberTitle','off');
set(gca,'FontSize',fsz,'LineWidth',alw);
plot(Gam1,qal,'-ro','LineWidth',lw,'MarkerSize',msz);
hold on;
plot(Gam1,qab,'-.g','LineWidth',lw,'MarkerSize',msz);
hold on;
plot(Gam1,qh,'b','LineWidth',lw,'MarkerSize',msz);
xlabel('Business Leisure Substitutability Gam1');
h=legend('Airline Leisure Quantity qal','Airline Business Quantity qab','HSR Quantity qh','Location','NorthEast');
set(h,'Interpreter','none');
set(h, 'Color', 'none');

figure('Name','Prices vs Business Leisure Substitutability for Heterogeneous Extension','NumberTitle','off');
set(gca,'FontSize',fsz,'LineWidth',alw);
plot(Gam1,pal,'-ro','LineWidth',lw,'MarkerSize',msz);
hold on;
plot(Gam1,pab,'-.g','LineWidth',lw,'MarkerSize',msz);
hold on;
plot(Gam1,ph,'b','LineWidth',lw,'MarkerSize',msz);
xlabel('Business Leisure Substitutability Gam1');
h=legend('Airline Leisure Price pal','Airline Business Price pab','HSR Price ph','Location','NorthEast');
set(h,'Interpreter','none');
set(h, 'Color', 'none');

figure('Name','Profits vs Business Leisure Substitutability for Heterogeneous Extension','NumberTitle','off');
set(gca,'FontSize',fsz,'LineWidth',alw);
plot(Gam1,PRO1,'-ro','LineWidth',lw,'MarkerSize',msz);
hold on;
plot(Gam1,PRO2,'-.b','LineWidth',lw,'MarkerSize',msz);
xlabel('Business Leisure Substitutability Gam1');
h=legend('Airline Profit PRO1','HSR Profit PRO2','Location','NorthEast');
set(h,'Interpreter','none');
set(h, 'Color', 'none');

figure('Name','Welfare vs Business Leisure Substitutability for Heterogeneous Extension','NumberTitle','off');
set(gca,'FontSize',fsz,'LineWidth',alw);
plot(Gam1,SW,'-ro','LineWidth',lw,'MarkerSize',msz);
hold on;
plot(Gam1,PRO2,'-.b','LineWidth',lw,'MarkerSize',msz);
xlabel('Business Leisure Substitutability Gam1');
h=legend('Social Welfare SW','HSR Maximization function Zh','Location','NorthEast');
set(h,'Interpreter','none');
set(h, 'Color', 'none');

for i=1:1:100
   Alp1(50) = AlpAL(50) + (AlpAB(50) - AlpAL(50))*Tau(50);
   Alp2(50) = AlpHL(50) + (AlpHB(50) - AlpHL(50))*Tau(50);
   %Gam(i) = GamL - (GamL - GamB)*Tau(i);
   %X = ca+v(1)*tatr(50)+v(2)*taac(50)+v(3)*tawt(50);
   %Y = ch+v(1)*thtr(50)+v(2)*thac(50)+v(3)*thwt(50);
   %A(i) = (Alp1(i)-X+Gamf*(Ka/(2*Kaa)))/(2*Bet1(50));
   %B(i) = (Khh*Gam(i)/Bet1(50))*(Alp2(i)-Y+Gamf*(Kh/(2*Khh)))/((Del(50)-2)*2*Bet2(50)*Khh-(Gamf^2)*Del(50));
   %C(i) = 1-((Gamf^2)/4*Bet1(50)*Kaa)-(((Gam(i)^2)*Khh)/(Bet1(50)*((Del(50)-2)*2*Bet2(50)*Khh-(Gamf^2)*Del(50))));
   %D(i) = (Alp2(i)-Y+Gamf*(Kh/(2*Khh)))/(Bet2(50)*(Del(50)-2));
   %E(i) = ((Alp1(i)-X+Gamf*(Ka/(2*Kaa)))*2*Gam(i)*Kaa)/(Bet2(50)*(Del(50)-2)*(4*Bet1(50)*Kaa-Gamf^2));
   %F(i) = 1-(((Gamf^2)*Del(50))/((Del(50)-2)*2*Bet2(50)*Khh))-(((Gam(i)^2)*Kaa*2)/((Del(50)-2)*Bet2(50)*(4*Bet1(50)*Kaa-(Gamf^2))));
   qal(i) = max(((2*Betab(50)-Gam1(50))*(2-Del(50))*Bet2(50)*Alp1(50)-2*Gam2(i)*Betab(50)*Alp2(50)+(2-Del(50))*Gam1(50)*Bet2(50)*Xab+2*Gam2(i)*Betab(50)*Xh-(2-Del(50))*2*Betab(50)*Bet2(50)*Xal)/(4*(2-Del(50))*Betal(50)*Betab(50)*Bet2(50)-(Gam1(50)^2)*Bet2(50)*(2-Del(50))-(Gam2(i)^2)*Betab(50)),0);
   qab(i) = max((Alp1(50) - Gam1(50)*qal(i) - Xab)/(2*Betab(50)),0);
   qh(i) = max((Alp2(50) - Gam2(i)*qal(i) - Xh)/((2-Del(50))*Bet2(50)),0);
   %f1(i) = (Gamf*q1(i)+Ka)/(2*Kaa);
   %f2(i) = (Del(50)*Gamf*q2(i)+Kh)/(2*Khh);
   pab(i) = max(Alp1(50)-Betab(50)*qab(i)-Gam1(50)*qal(i)-Xab+cab,0);
   pal(i) = max(Alp1(50)-Betal(50)*qal(i)-Gam1(50)*qab(i)-Gam2(i)*qh(i)-Xal+cal,0);
   pal(i) = min(pal(i),pab(i)-500);
   ph(i) = max(Alp2(50)-Bet2(50)*qh(i)-Gam2(i)*qal(i)-Xh+ch,0);
   PRO1(i) = ((pab(i)-cab)*qab(i) + (pal(i)-cal)*qal(i) - Ka);
   PRO2(i) = ((ph(i)-ch)*qh(i) - Kh);
   U(i) = AlpAL(50)*qal(i)+AlpAB(50)*qab(i)+Alp2(50)*qh(i)-0.5*(Betal(50)*(qal(i)^2)+Betab(50)*(qab(i)^2)+Bet2(50)*(qh(i)^2)+2*Gam1(50)*qal(i)*qab(i)+2*Gam2(i)*qal(i)*qh(i));
   Thtab(i) = pab(i)+Xab-cab;
   Thtal(i) = pal(i)+Xal-cal;
   Thth(i) = ph(i)+Xh-ch;
   SW(i) = U(i) - Thtab(i)*qab(i) - Thtal(i)*qal(i) - Thth(i)*qh(i) + PRO1(i) + PRO2(i);
   Zh(i) = Del(50)*SW(i) + (1-Del(50))*PRO2(i);
end

figure('Name','Quantities vs HSR Leisure Substitutability for Heterogeneous Extension','NumberTitle','off');
set(gca,'FontSize',fsz,'LineWidth',alw);
plot(Gam2,qal,'-ro','LineWidth',lw,'MarkerSize',msz);
hold on;
plot(Gam2,qab,'-.g','LineWidth',lw,'MarkerSize',msz);
hold on;
plot(Gam2,qh,'b','LineWidth',lw,'MarkerSize',msz);
xlabel('HSR Leisure Substitutability Gam2');
h=legend('Airline Leisure Quantity qal','Airline Business Quantity qab','HSR Quantity qh','Location','NorthEast');
set(h,'Interpreter','none');
set(h, 'Color', 'none');

figure('Name','Prices vs HSR Leisure Substitutability for Heterogeneous Extension','NumberTitle','off');
set(gca,'FontSize',fsz,'LineWidth',alw);
plot(Gam2,pal,'-ro','LineWidth',lw,'MarkerSize',msz);
hold on;
plot(Gam2,pab,'-.g','LineWidth',lw,'MarkerSize',msz);
hold on;
plot(Gam2,ph,'b','LineWidth',lw,'MarkerSize',msz);
xlabel('HSR Leisure Substitutability Gam2');
h=legend('Airline Leisure Price pal','Airline Business Price pab','HSR Price ph','Location','NorthEast');
set(h,'Interpreter','none');
set(h, 'Color', 'none');

figure('Name','Profits vs HSR Leisure Substitutability for Heterogeneous Extension','NumberTitle','off');
set(gca,'FontSize',fsz,'LineWidth',alw);
plot(Gam2,PRO1,'-ro','LineWidth',lw,'MarkerSize',msz);
hold on;
plot(Gam2,PRO2,'-.b','LineWidth',lw,'MarkerSize',msz);
xlabel('HSR Leisure Substitutability Gam2');
h=legend('Airline Profit PRO1','HSR Profit PRO2','Location','NorthEast');
set(h,'Interpreter','none');
set(h, 'Color', 'none');

figure('Name','Welfares vs HSR Leisure Substitutability for Heterogeneous Extension','NumberTitle','off');
set(gca,'FontSize',fsz,'LineWidth',alw);
plot(Gam2,SW,'-ro','LineWidth',lw,'MarkerSize',msz);
hold on;
plot(Gam2,Zh,'-.b','LineWidth',lw,'MarkerSize',msz);
xlabel('HSR Leisure Substitutability Gam2');
h=legend('Social Welfare SW','HSR Maximization function Zh','Location','NorthEast');
set(h,'Interpreter','none');
set(h, 'Color', 'none');

for i=1:1:100
   Alp1(50) = AlpAL(50) + (AlpAB(50) - AlpAL(50))*Tau(50);
   Alp2(i) = AlpHL(50) + (AlpHB(50) - AlpHL(50))*Tau(i);
   %Gam(i) = GamL - (GamL - GamB)*Tau(i);
   %X = ca+v(1)*tatr(50)+v(2)*taac(50)+v(3)*tawt(50);
   %Y = ch+v(1)*thtr(50)+v(2)*thac(50)+v(3)*thwt(50);
   %A(i) = (Alp1(i)-X+Gamf*(Ka/(2*Kaa)))/(2*Bet1(50));
   %B(i) = (Khh*Gam(i)/Bet1(50))*(Alp2(i)-Y+Gamf*(Kh/(2*Khh)))/((Del(50)-2)*2*Bet2(50)*Khh-(Gamf^2)*Del(50));
   %C(i) = 1-((Gamf^2)/4*Bet1(50)*Kaa)-(((Gam(i)^2)*Khh)/(Bet1(50)*((Del(50)-2)*2*Bet2(50)*Khh-(Gamf^2)*Del(50))));
   %D(i) = (Alp2(i)-Y+Gamf*(Kh/(2*Khh)))/(Bet2(50)*(Del(50)-2));
   %E(i) = ((Alp1(i)-X+Gamf*(Ka/(2*Kaa)))*2*Gam(i)*Kaa)/(Bet2(50)*(Del(50)-2)*(4*Bet1(50)*Kaa-Gamf^2));
   %F(i) = 1-(((Gamf^2)*Del(50))/((Del(50)-2)*2*Bet2(50)*Khh))-(((Gam(i)^2)*Kaa*2)/((Del(50)-2)*Bet2(50)*(4*Bet1(50)*Kaa-(Gamf^2))));
   qal(i) = max(((2*Betab(50)-Gam1(50))*(2-Del(50))*Bet2(50)*Alp1(50)-2*Gam2(50)*Betab(50)*Alp2(i)+(2-Del(50))*Gam1(50)*Bet2(50)*Xab+2*Gam2(50)*Betab(50)*Xh-(2-Del(50))*2*Betab(50)*Bet2(50)*Xal)/(4*(2-Del(50))*Betal(50)*Betab(50)*Bet2(50)-(Gam1(50)^2)*Bet2(50)*(2-Del(50))-(Gam2(50)^2)*Betab(50)),0);
   qab(i) = max((Alp1(50) - Gam1(50)*qal(i) - Xab)/(2*Betab(50)),0);
   qh(i) = max((Alp2(i) - Gam2(50)*qal(i) - Xh)/((2-Del(50))*Bet2(50)),0);
   %f1(i) = (Gamf*q1(i)+Ka)/(2*Kaa);
   %f2(i) = (Del(50)*Gamf*q2(i)+Kh)/(2*Khh);
   pab(i) = max(Alp1(50)-Betab(50)*qab(i)-Gam1(50)*qal(i)-Xab+cab,0);
   pal(i) = max(Alp1(50)-Betal(50)*qal(i)-Gam1(50)*qab(i)-Gam2(50)*qh(i)-Xal+cal,0);
   pal(i) = min(pal(i),pab(i)-500);
   ph(i) = max(Alp2(i)-Bet2(50)*qh(i)-Gam2(50)*qal(i)-Xh+ch,0);
   PRO1(i) = (pab(i)-cab)*qab(i) + (pal(i)-cal)*qal(i) - Ka;
   PRO2(i) = (ph(i)-ch)*qh(i) - Kh;
   U(i) = AlpAL(50)*qal(i)+AlpAB(50)*qab(i)+Alp2(i)*q2(i)-0.5*(Betal(50)*(qal(i)^2)+Betab(50)*(qab(i)^2)+Bet2(50)*(qh(i)^2)+2*Gam1(50)*qal(i)*qab(i)+2*Gam2(50)*qal(i)*qh(i));
   Thtab(i) = pab(i)+Xab-cab;
   Thtal(i) = pal(i)+Xal-cal;
   Thth(i) = ph(i)+Xh-ch;
   SW(i) = U(i) - Thtab(i)*qab(i) - Thtal(i)*qal(i) - Thth(i)*qh(i) + PRO1(i) + PRO2(i);
   Zh(i) = Del(50)*SW(i) + (1-Del(50))*PRO2(i);
end

figure('Name','Quantities vs HSR Highest Willingness to Pay for Heterogeneous Extension','NumberTitle','off');
set(gca,'FontSize',fsz,'LineWidth',alw);
plot(Alp2,qal,'-ro','LineWidth',lw,'MarkerSize',msz);
hold on;
plot(Alp2,qab,'-.g','LineWidth',lw,'MarkerSize',msz);
hold on;
plot(Alp2,qh,'b','LineWidth',lw,'MarkerSize',msz);
xlabel('HSR Highest Willingness to Pay Alp2');
h=legend('Airline Leisure Quantity qal','Airline Business Quantity qab','HSR Quantity qh','Location','NorthEast');
set(h,'Interpreter','none');
set(h, 'Color', 'none');

figure('Name','Prices vs HSR Highest Willingness to Pay for Heterogeneous Extension','NumberTitle','off');
set(gca,'FontSize',fsz,'LineWidth',alw);
plot(Alp2,pal,'-ro','LineWidth',lw,'MarkerSize',msz);
hold on;
plot(Alp2,pab,'-.g','LineWidth',lw,'MarkerSize',msz);
hold on;
plot(Alp2,ph,'b','LineWidth',lw,'MarkerSize',msz);
xlabel('HSR Highest Willingness to Pay Alp2');
h=legend('Airline Leisure Price pal','Airline Business Price pab','HSR Price ph','Location','NorthEast');
set(h,'Interpreter','none');
set(h, 'Color', 'none');

figure('Name','Profits vs HSR Highest Willingness to Pay for Heterogeneous Extension','NumberTitle','off');
set(gca,'FontSize',fsz,'LineWidth',alw);
plot(Alp2,PRO1,'-ro','LineWidth',lw,'MarkerSize',msz);
hold on;
plot(Alp2,PRO2,'-.b','LineWidth',lw,'MarkerSize',msz);
xlabel('HSR Highest Willingness to Pay Alp2');
h=legend('Airline Profit PRO1','HSR Profit PRO2','Location','NorthEast');
set(h,'Interpreter','none');
set(h, 'Color', 'none');

figure('Name','Welfare vs HSR Highest Willingness to Pay for Heterogeneous Extension','NumberTitle','off');
set(gca,'FontSize',fsz,'LineWidth',alw);
plot(Alp2,SW,'-ro','LineWidth',lw,'MarkerSize',msz);
hold on;
plot(Alp2,Zh,'-.b','LineWidth',lw,'MarkerSize',msz);
xlabel('HSR Highest Willingness to Pay Alp2');
h=legend('Social Welfare SW','HSR Maximization function Zh','Location','NorthEast');
set(h,'Interpreter','none');
set(h, 'Color', 'none');

for i=1:1:100
   Alp1(50) = AlpAL(50) + (AlpAB(50) - AlpAL(50))*Tau(50);
   Alp2(50) = AlpHL(50) + (AlpHB(50) - AlpHL(50))*Tau(50);
   %Gam(i) = GamL - (GamL - GamB)*Tau(i);
   %X = ca+v(1)*tatr(50)+v(2)*taac(50)+v(3)*tawt(50);
   %Y = ch+v(1)*thtr(50)+v(2)*thac(50)+v(3)*thwt(50);
   %A(i) = (Alp1(i)-X+Gamf*(Ka/(2*Kaa)))/(2*Bet1(50));
   %B(i) = (Khh*Gam(i)/Bet1(50))*(Alp2(i)-Y+Gamf*(Kh/(2*Khh)))/((Del(50)-2)*2*Bet2(50)*Khh-(Gamf^2)*Del(50));
   %C(i) = 1-((Gamf^2)/4*Bet1(50)*Kaa)-(((Gam(i)^2)*Khh)/(Bet1(50)*((Del(50)-2)*2*Bet2(50)*Khh-(Gamf^2)*Del(50))));
   %D(i) = (Alp2(i)-Y+Gamf*(Kh/(2*Khh)))/(Bet2(50)*(Del(50)-2));
   %E(i) = ((Alp1(i)-X+Gamf*(Ka/(2*Kaa)))*2*Gam(i)*Kaa)/(Bet2(50)*(Del(50)-2)*(4*Bet1(50)*Kaa-Gamf^2));
   %F(i) = 1-(((Gamf^2)*Del(50))/((Del(50)-2)*2*Bet2(50)*Khh))-(((Gam(i)^2)*Kaa*2)/((Del(50)-2)*Bet2(50)*(4*Bet1(50)*Kaa-(Gamf^2))));
   qal(i) = max(((2*Betab(50)-Gam1(50))*(2-Del(i))*Bet2(50)*Alp1(50)-2*Gam2(50)*Betab(50)*Alp2(50)+(2-Del(i))*Gam1(50)*Bet2(50)*Xab+2*Gam2(50)*Betab(50)*Xh-(2-Del(i))*2*Betab(50)*Bet2(50)*Xal)/(4*(2-Del(i))*Betal(50)*Betab(50)*Bet2(50)-(Gam1(50)^2)*Bet2(50)*(2-Del(i))-(Gam2(50)^2)*Betab(50)),0);
   qab(i) = max((Alp1(50) - Gam1(50)*qal(i) - Xab)/(2*Betab(50)),0);
   qh(i) = max((Alp2(i) - Gam2(50)*qal(i) - Xh)/((2-Del(i))*Bet2(50)),0);
   %f1(i) = (Gamf*q1(i)+Ka)/(2*Kaa);
   %f2(i) = (Del(50)*Gamf*q2(i)+Kh)/(2*Khh);
   pab(i) = max(Alp1(50)-Betab(50)*qab(i)-Gam1(50)*qal(i)-Xab+cab,0);
   pal(i) = max(Alp1(50)-Betal(50)*qal(i)-Gam1(50)*qab(i)-Gam2(50)*qh(i)-Xal+cal,0);
   pal(i) = min(pal(i),pab(i)-500);
   ph(i) = max(Alp2(i)-Bet2(50)*qh(i)-Gam2(50)*qal(i)-Xh+ch,0);
   PRO1(i) = (pab(i)-cab)*qab(i) + (pal(i)-cal)*qal(i) - Ka;
   PRO2(i) = (ph(i)-ch)*qh(i) - Kh;
   U(i) = AlpAL(50)*qal(i)+AlpAB(50)*qab(i)+Alp2(50)*qh(i)-0.5*(Betal(50)*(qal(i)^2)+Betab(50)*(qab(i)^2)+Bet2(50)*(qh(i)^2)+2*Gam1(50)*qal(i)*qab(i)+2*Gam2(50)*qal(i)*qh(i));
   Thtab(i) = pab(i)+Xab-cab;
   Thtal(i) = pal(i)+Xal-cal;
   Thth(i) = ph(i)+Xh-ch;
   SW(i) = U(i) - Thtab(i)*qab(i) - Thtal(i)*qal(i) - Thth(i)*qh(i) + PRO1(i) + PRO2(i);
   Zh(i) = Del(i)*SW(i) + (1-Del(i))*PRO2(i);
end

figure('Name','Quantities vs HSR Government Altruistic Measure Delta','NumberTitle','off');
set(gca,'FontSize',fsz,'LineWidth',alw);
plot(Del,qal,'-ro','LineWidth',lw,'MarkerSize',msz);
hold on;
plot(Del,qab,'-.g','LineWidth',lw,'MarkerSize',msz);
hold on;
plot(Del,qh,'b','LineWidth',lw,'MarkerSize',msz);
xlabel('HSR Government Altruistic Measure Delta');
h=legend('Airline Leisure Quantity qal','Airline Business Quantity qab','HSR Quantity qh','Location', 'NorthEast');
set(h,'Interpreter','none');
set(h, 'Color', 'none');

figure('Name','Prices vs HSR Government Altruistic Measure Delta','NumberTitle','off');
set(gca,'FontSize',fsz,'LineWidth',alw);
plot(Del,pal,'-ro','LineWidth',lw,'MarkerSize',msz);
hold on;
plot(Del,pab,'-.g','LineWidth',lw,'MarkerSize',msz);
hold on;
plot(Del,ph,'b','LineWidth',lw,'MarkerSize',msz);
xlabel('HSR Government Altruistic Measure Delta');
h=legend('Airline Leisure Price pal','Airline Business Price pab','HSR Price ph','Location', 'NorthEast');
set(h,'Interpreter','none');
set(h, 'Color', 'none');

figure('Name','Profits vs HSR Government Altruistic Measure Delta','NumberTitle','off');
set(gca,'FontSize',fsz,'LineWidth',alw);
plot(Del,PRO1,'-ro','LineWidth',lw,'MarkerSize',msz);
hold on;
plot(Del,PRO2,'-.b','LineWidth',lw,'MarkerSize',msz);
xlabel('HSR Government Altruistic Measure Delta');
h=legend('Airline Profit PRO1','HSR Profit PRO2','Location', 'NorthEast');
set(h,'Interpreter','none');
set(h, 'Color', 'none');

figure('Name','Welfare vs HSR Government Altruistic Measure Delta','NumberTitle','off');
set(gca,'FontSize',fsz,'LineWidth',alw);
plot(Del,SW,'-ro','LineWidth',lw,'MarkerSize',msz);
hold on;
plot(Del,Zh,'-.b','LineWidth',lw,'MarkerSize',msz);
xlabel('HSR Government Altruistic Measure Delta');
h=legend('Social Welfare SW','HSR Maximization function Zh','Location', 'NorthEast');
set(h,'Interpreter','none');
set(h, 'Color', 'none');
